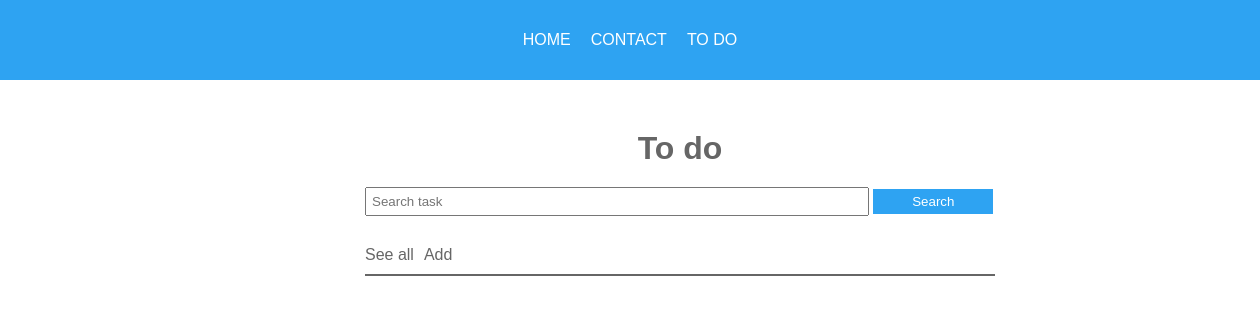
The app's page /to_do/, older data.
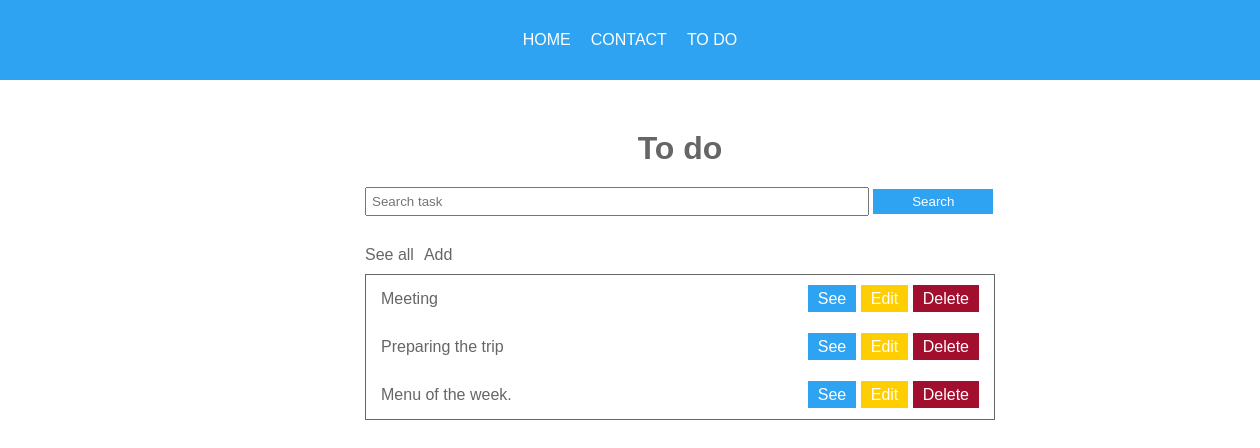
The same page, newer data.
### to_do/models.py (models this page shows)
class Todo(models.Model):
    title=models.CharField(max_length=100, blank=False, null=False)
    description=models.TextField(blank=True, null=True)
    date=models.DateField(default=date.today)
    estimated_end=models.DateField(blank=True, null=True)
    priority=models.IntegerField(default=3)
    def __str__(self):
        return self.title

### to_do/views.py (the view)
# urls.py: path('', views.index, name='index'),
def index(request):
    todos=Todo.objects.filter(title__contains=request.GET.get('search', ''))
    context={
        'todos':todos
    }
    return render(request, 'to_do/index.html', context)

### templates/to_do/index.html (shortened to what this page needs)
{% extends 'layout/base.html' %}
{% block 'content' %}
<h1>To do</h1>
{% include 'to_do/partials/search.html' %}
<span class="aux-btns"><a href="{% url 'to_do' %}">See all</a> <a href="{% url 'todo_create' %}">Add</a></span>
<ul class="list">
    {% for todo in todos %}
    <li>{{ todo }}
        <span>
            <a href="{% url 'todo_view' id=todo.id %}" class="btn btn-detail">See</a>
            <a href="{% url 'todo_edit' id=todo.id %}" class="btn btn-edit">Edit</a>
            <a href="{% url 'todo_delete' id=todo.id %}" class="btn btn-delete">Delete</a>
        </span>
    </li>
    {% endfor %}
</ul>
{% endblock %}

### templates/layout/base.html (shortened to what this page needs)
{% load static %}
<!DOCTYPE html>
<html lang="en">
  <head>
    <link rel="stylesheet" href="{% static 'css/style.css' %}" />
  </head>
  <body>
    {% include 'layout/partials/menu.html' %}
    <main>
      {% block 'content' %}
      {% endblock %}
    </main>
  </body>
</html>

### templates/layout/partials/menu.html
<nav>
  <ul>
    <li><a href="{% url 'index' %}">Home</a></li>
    <li><a href="{% url 'contact' %}">Contact</a></li>
    <li><a href="{% url 'to_do' %}">To do</a></li>
  </ul>
</nav>

### templates/to_do/partials/search.html
<form class="search" action="{% url 'to_do' %}" method="GET">
    <input type="text" name="search" class="search-bar" placeholder="Search task">
    <input type="submit" value="Search" class="btn btn-search">
</form>

### static/css/style.css (style rules this page uses)
:root { --color-primary: #2ea3f2; --color-text:#666; font-family: Verdana, Geneva, Tahoma, sans-serif; }
* { margin: 0; padding: 0; box-sizing: border-box; font-family: Verdana, Geneva, Tahoma, sans-serif; color: var(--color-text); }
h1, h2, h3, h4, h5, h6 { font-family: Verdana, Geneva, Tahoma, sans-serif; }
nav { display: flex; justify-content: center; align-items: center; width: 100vw; height: 80px; background-color: var(--color-primary); }
nav ul { list-style-type: none; display: flex; justify-content: center; align-items: center; width: 90vw; }
nav ul li a { text-decoration: none; color: white; text-transform: uppercase; font-family: Verdana, Geneva, Tahoma, sans-serif; padding: 10px; }
main { display: flex; flex-direction: column; width: 100vw; margin: 50px; justify-content: flex-start; align-items: center; }
.list { display: flex; flex-direction: column; border: 1px solid var(--color-text); width: 50%; list-style-type: none; }
.list li { padding: 15px; width: 100%; border-bottom: qpx solid var(--color-text); display: flex; justify-content: space-between; align-items: center; }
.btn { padding: 5px 10px; text-align: center; text-decoration: none; }
.btn-detail { background-color: var(--color-primary); color:white }
.btn-edit { background-color: #ffce00; color: white; }
.btn-delete { background-color: #a10e2e; color: white; }
.search { margin: 20px; width: 50%; }
.search-bar { padding: 5px; width: 80%; }
.btn-search { width: 19%; background-color: var(--color-primary); color: white; outline: none; border: 0; box-shadow: 0; cursor: pointer; }
.aux-btns { width: 50%; display: flex; justify-content: flex-start; margin: 10px; }
.aux-btns a { padding-right: 10px; text-decoration: none; }

Row changes from the older to the newer data that the page shows:
added Todo: title "Meeting"
added Todo: title "Preparing the trip"
added Todo: title "Menu of the week."
